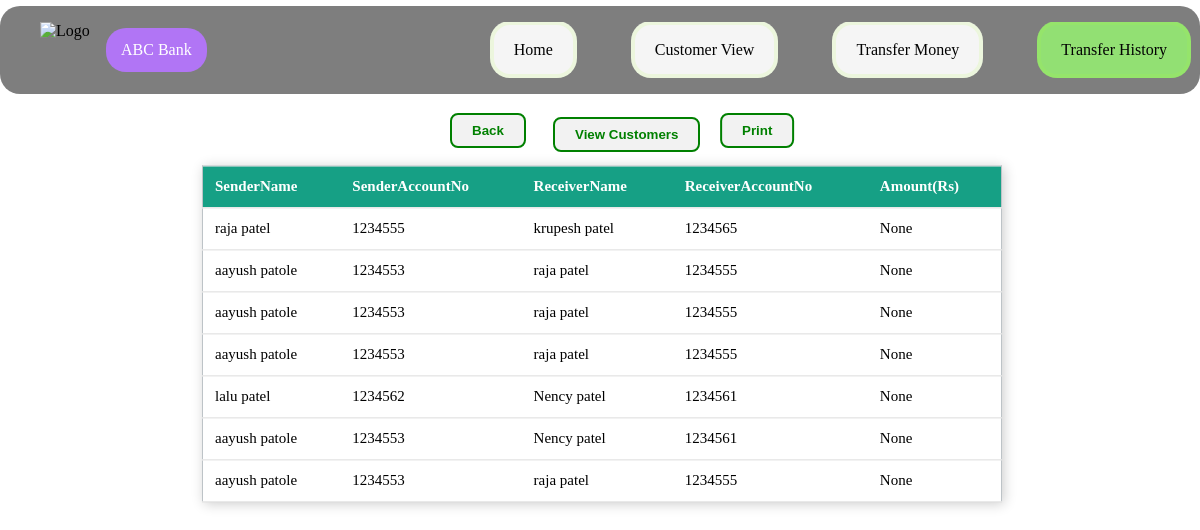
Before: /transfer_hist with the older database file.
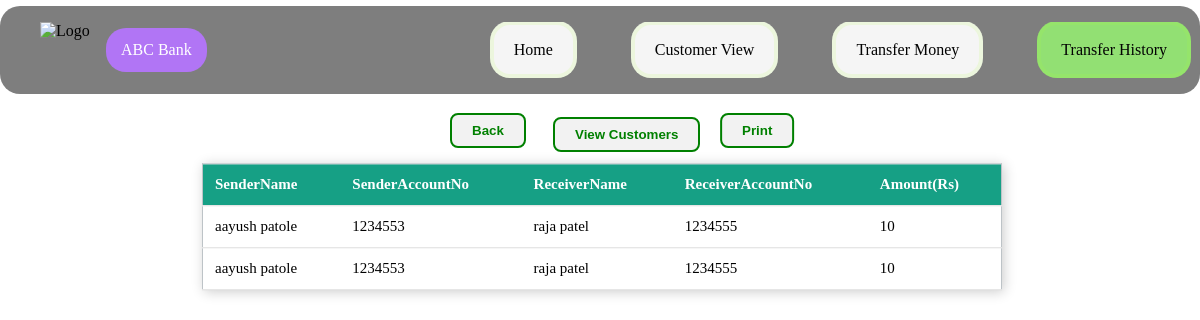
After: the same page with the newer database file.
### home/models.py (models this page shows, shortened)
class Transfer_Money(models.Model):
    SenderName = models.CharField(max_length=122,null=True,blank=True)
    SenderAccountNo = models.CharField(max_length=7,null=True,blank=True)
    ReceiverName = models.CharField(max_length=122,null=True,blank=True)
    ReceiverAccountNo = models.CharField(max_length=7,null=True,blank=True)
    Amount=models.IntegerField(null=True,blank=True)
    Date = models.DateTimeField(null=False,blank=True)
    objects = models.Manager()

### home/views.py (the view)
# urls.py: path('transfer_hist',views.transfer_money),
def transfer_money(request):
    transfer = Transfer_Money.objects.all()
    return render(request, 'transfer_hist.html', {'transfer': transfer})

### Templates/transfer_hist.html (shortened to what this page needs)
<!DOCTYPE html>
<html lang="en">
<head>
</head>
<body>
    <header>
        <div>
            <ul>
                <img src="https://i.ibb.co/6ZjfksG/logo.png" alt="Logo">
                <li style="background-color: rgb(177, 117, 245)" style=" border: 2px solid white">
                    ABC Bank</li>
                <li><a  href="home">Home</a></li>
                <li><a href="data">Customer view</a></li>
                <li><a href="transfer">Transfer money</a></li>
                <li><a href="transfer_hist" class="active" >Transfer History</a></li>
            </ul>
        </div>
    </header>
    <br>
    <table>
        <tr id="header">
            <th>SenderName</th>
            <th>SenderAccountNo</th>
            <th>ReceiverName</th>
            <th>ReceiverAccountNo</th>
            <th>Amount(Rs)</th>
        </tr>
        {% for item in transfer %}
        <tr>
            <td>{{item.SenderName}}</td>
            <td>{{item.SenderAccountNo}}</td>
            <td>{{item.ReceiverName}}</td>
            <td>{{item.ReceiverAccountNo}}</td>
            <td>{{item.Amount}}</td>
        </tr>
        {% endfor %}
    </table>
 <a href="/">
            <button class="btn">Back</button></a>
        <button onclick="window.print()" class="btn1">Print</button>
        <a href="data"><button class="btn2">View Customers</button></a>
</body>
</html>

### Templates/transfer_hist.html (style rules this page uses)
body { padding: 0; margin: 0; background-image: url('https://i.ibb.co/KNVbqHM/bank2.jpg'); background-position: center; background-attachment: fixed; width: 100%; }
header { overflow: hidden; display: inline; position: relative; top: 6px; width: 100%; background-color: rgba(0, 0, 0, 0.507); }
div { overflow: hidden; background-color: rgba(0, 0, 0, 0.507); border-radius: 20px; width: 100%; }
div ul { border-radius: 20px; overflow: hidden; width: 100%; text-decoration: none; background-color: rgba(0, 0, 0, 0); }
div ul li { list-style-type: none; font-size: 16px; text-transform: capitalize; color: white; float: left; text-decoration: none; text-align: center; list-style: none; padding: 13px 15px; margin: 6px 6px; background-color: rgb(0, 0, 0, 0); border-radius: 20px; }
div ul li a { display: inline; position: relative; left: 250px; text-decoration: none; text-align: center; padding: 16px 20px; font-size: 16px; color: rgb(3, 3, 3); margin: 7px 6px; border-radius: 20px; background-color: whitesmoke; border: 4px solid rgba(172, 255, 47, 0.116); }
div a.active { background-color: rgb(146, 224, 115); }
img { height: 45px; width: 60px; float: left; }
.btn2 { overflow: visible; display: inline-block; position: sticky; top: 20px; left: 100px; padding: 8px 20px; margin: 7px 3px; border: 2px solid green; color: green; border-radius: 8px; cursor: pointer; background: #f2f2f2; font-weight: bold; }
table { border-collapse: collapse; position: absolute; transform: translate(25%, 1%); top:160px ; width: 800px; height: 120px; margin: 2px; font-size: 15px; border: 1px solid #bdc3c7; box-shadow: 2px 2px 12px rgb(0, 0, 0, 0.2), -1px -1px 9px rgb(0, 0, 0, 0); }
tr { transition: all .2s ease-in; cursor: pointer; background-color: white; position: static; }
th, td { padding: 12px; text-align: left; border-bottom: 1px solid #ddd; position: relative; }
#header { background-color: #16a085; color: #fff; }
.btn { overflow: visible; display: inline-block; position: sticky; top: 110px; left: 450px; padding: 8px 20px; margin: 7px 3px; border: 2px solid green; color: green; border-radius: 8px; cursor: pointer; background: #f2f2f2; font-weight: bold; }
.btn1 { overflow: visible; display: inline-block; position: sticky; top: 110px; left: 720px; padding: 8px 20px; margin: 7px 3px; border: 2px solid green; color: green; border-radius: 8px; cursor: pointer; background: #f2f2f2; font-weight: bold; }
.btn2 { overflow: visible; display: inline-block; position: fixed; top: 110px; left: 550px; padding: 8px 20px; margin: 7px 3px; border: 2px solid green; color: green; border-radius: 8px; cursor: pointer; background: #f2f2f2; font-weight: bold; }

Changed rows visible on the page:
removed Transfer_Money: SenderName "raja patel", SenderAccountNo "1234555", ReceiverName "krupesh patel", ReceiverAccountNo "1234565", Amount "None"
removed Transfer_Money: SenderName "aayush patole", SenderAccountNo "1234553", ReceiverName "raja patel", ReceiverAccountNo "1234555", Amount "None"
removed Transfer_Money: SenderName "aayush patole", SenderAccountNo "1234553", ReceiverName "raja patel", ReceiverAccountNo "1234555", Amount "None"
removed Transfer_Money: SenderName "aayush patole", SenderAccountNo "1234553", ReceiverName "raja patel", ReceiverAccountNo "1234555", Amount "None"
removed Transfer_Money: SenderName "lalu patel", SenderAccountNo "1234562", ReceiverName "Nency patel", ReceiverAccountNo "1234561", Amount "None"
removed Transfer_Money: SenderName "aayush patole", SenderAccountNo "1234553", ReceiverName "Nency patel", ReceiverAccountNo "1234561", Amount "None"
removed Transfer_Money: SenderName "aayush patole", SenderAccountNo "1234553", ReceiverName "raja patel", ReceiverAccountNo "1234555", Amount "None"
added Transfer_Money: SenderName "aayush patole", SenderAccountNo "1234553", ReceiverName "raja patel", ReceiverAccountNo "1234555", Amount "10"
added Transfer_Money: SenderName "aayush patole", SenderAccountNo "1234553", ReceiverName "raja patel", ReceiverAccountNo "1234555", Amount "10"
